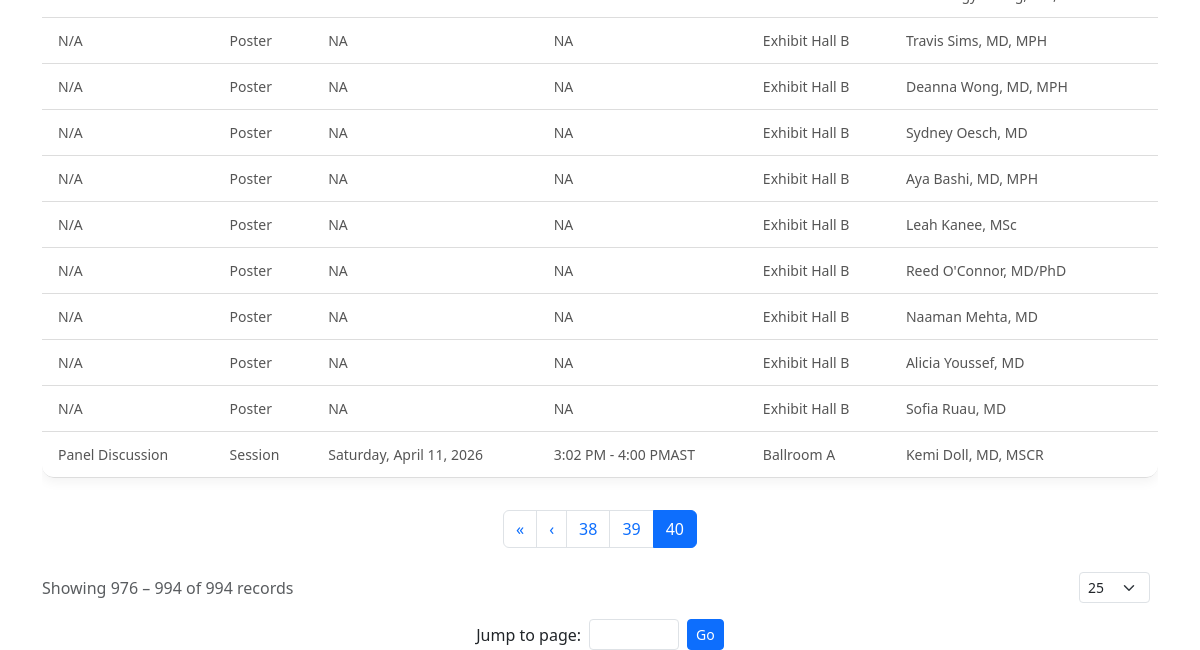
/records/?page=40&search=&type=&limit=25 (lower part), run on an earlier commit of the app's database.
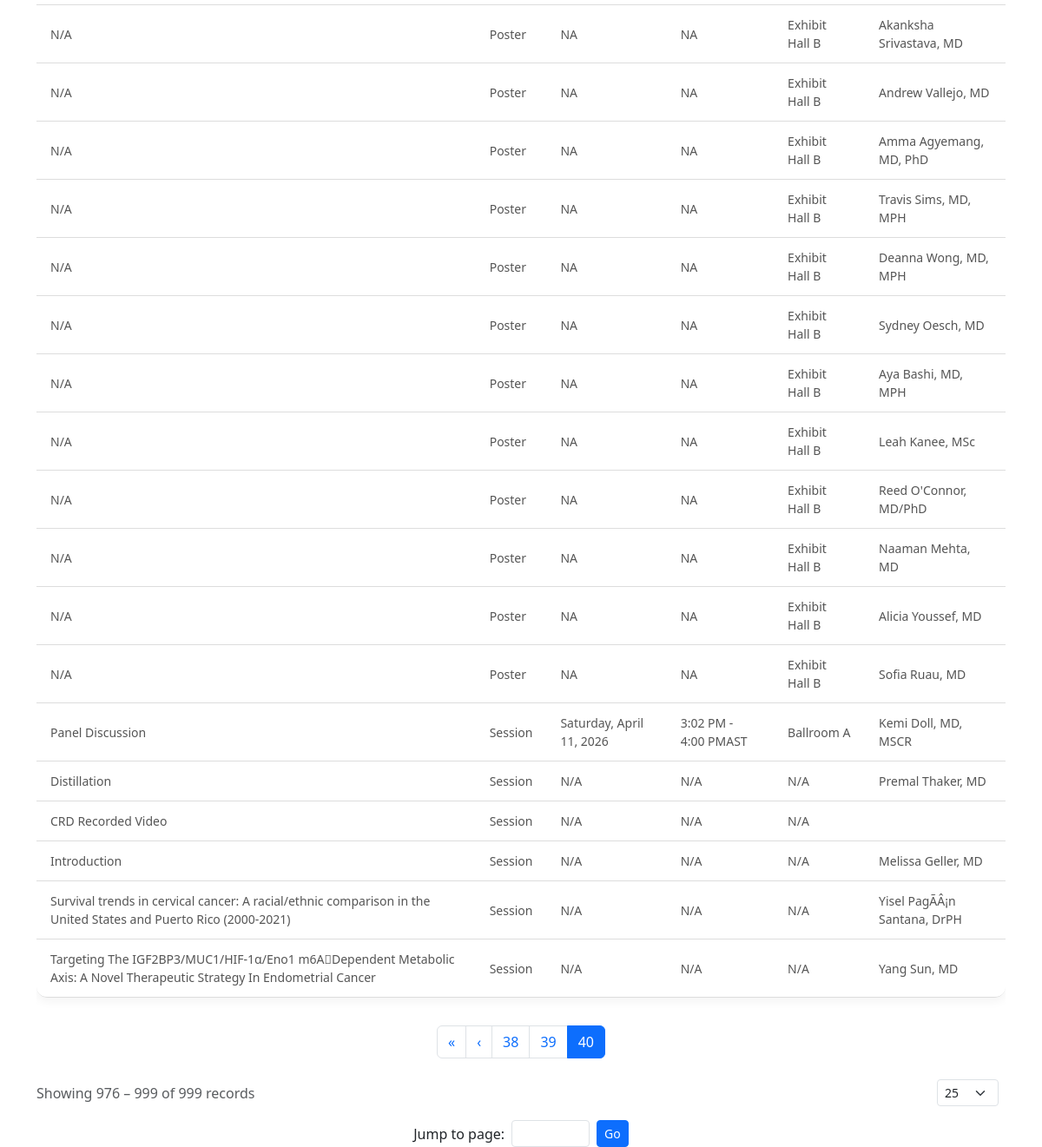
And on a later commit of the database.
### scraper/models.py (models this page shows, shortened)
class ConferenceItem(models.Model):
    SESSION_TYPES = [
        ('Session', 'Session'),
        ('Poster', 'Poster')
    ]
    session_title = models.CharField(max_length=500, default="N/A")
    session_type = models.CharField(max_length=50, choices=SESSION_TYPES)
    poster_title = models.TextField(blank=True, null=True)
    authors = models.TextField(blank=True, null=True)
    affiliations = models.TextField(blank=True, null=True)
    date = models.CharField(max_length=50, blank=True, null=True)
    time = models.CharField(max_length=50, blank=True, null=True)
    location = models.CharField(max_length=255, blank=True, null=True)
    session_category = models.CharField(max_length=255, blank=True, null=True)
    presentation_type = models.CharField(max_length=255, blank=True, null=True)
    description = models.TextField(blank=True, null=True)
    created_at = models.DateTimeField(auto_now_add=True)

### scraper/views.py (the view, shortened to what this page needs)
# urls.py: path("records/", views.records, name="records"),
def records(request):
    search_query = request.GET.get("search", "")
    type_filter = request.GET.get("type", "")
    limit = request.GET.get("limit", 25)
    data = ConferenceItem.objects.all()
    if type_filter:
        data = data.filter(session_type=type_filter)
    paginator = Paginator(data, limit)
    page_number = request.GET.get("page", 1)
    records = paginator.get_page(page_number)
    start_index = records.start_index()
    end_index = records.end_index()
    total_records = paginator.count
    context = {
        "records": records,
        "search_query": search_query,
        "type_filter": type_filter,
        "limit": int(limit),
        "start_index": start_index,
        "end_index": end_index,
        "total_records": total_records,
    }
    return render(request, "records.html", context)

### scraper/templates/records.html (shortened to what this page needs)
{% extends "base.html" %}
{% block content %}
<div class="table-responsive">
  <table class="table professional-table">
    <tbody>
      {% for record in records %}
      <tr>
        <td>
          {% if record.session_title %}
            {{ record.session_title }}
          {% else %}
            {{ record.poster_title }}
          {% endif %}
        </td>
        <td>{{ record.session_type }}</td>
        <td>{{ record.date }}</td>
        <td>{{ record.time }}</td>
        <td>{{ record.location }}</td>
        <td>{{ record.authors }}</td>
      </tr>
      {% empty %}
      <tr>
        <td colspan="6" class="text-center">No records found</td>
      </tr>
      {% endfor %}
    </tbody>
  </table>
</div>
<nav class="mt-3">
  <ul class="pagination justify-content-center flex-wrap">
    {% if records.has_previous %}
    <li class="page-item">
      <a class="page-link" href="?page=1&search={{search_query}}&type={{type_filter}}&limit={{limit}}">&laquo;</a>
    </li>
    <li class="page-item">
      <a class="page-link" href="?page={{records.previous_page_number}}&search={{search_query}}&type={{type_filter}}&limit={{limit}}">&lsaquo;</a>
    </li>
    {% endif %}
    {% for num in records.paginator.page_range %}
      {% if num >= records.number|add:-2 and num <= records.number|add:2 %}
      <li class="page-item {% if records.number == num %}active{% endif %}">
        <a class="page-link" href="?page={{num}}&search={{search_query}}&type={{type_filter}}&limit={{limit}}">
          {{num}}
        </a>
      </li>
      {% endif %}
    {% endfor %}
  </ul>
</nav>
<div class="d-flex justify-content-between align-items-center flex-wrap mt-4">
  <div id="recordsSummary" class="text-muted">
    Showing {{start_index}} – {{end_index}} of {{total_records}} records
  </div>
  <form method="get" class="d-flex align-items-center">
    <select name="limit" class="form-select form-select-sm me-2" onchange="this.form.submit()">
      <option value="25" {% if limit == 25 %}selected{% endif %}>25</option>
    </select>
  </form>
</div>
<div class="text-center mt-3">
  <form method="get" class="d-inline-flex align-items-center">
    <label class="me-2">Jump to page:</label>
    <input type="number"
      name="page"
      min="1"
      max="{{records.paginator.num_pages}}"
      class="form-control form-control-sm me-2"
      style="width:90px;">
    <button class="btn btn-sm btn-primary">Go</button>
  </form>
</div>
<link href="https://cdn.jsdelivr.net/npm/bootstrap-icons/font/bootstrap-icons.css" rel="stylesheet">
{% endblock %}

What changed in the data, as far as the page shows it:
now on this page (row unchanged): ConferenceItem: session_title "N/A", session_type "Poster", date "NA", time "NA", location "Exhibit Hall B", authors "Akanksha Srivastava, MD"
now on this page (row unchanged): ConferenceItem: session_title "N/A", session_type "Poster", date "NA", time "NA", location "Exhibit Hall B", authors "Andrew Vallejo, MD"
now on this page (row unchanged): ConferenceItem: session_title "N/A", session_type "Poster", date "NA", time "NA", location "Exhibit Hall B", authors "Amma Agyemang, MD, PhD"
added ConferenceItem: session_title "Distillation", session_type "Session", date "N/A", time "N/A", location "N/A", authors "Premal Thaker, MD"
added ConferenceItem: session_title "CRD Recorded Video", session_type "Session", date "N/A", time "N/A", location "N/A"
added ConferenceItem: session_title "Introduction", session_type "Session", date "N/A", time "N/A", location "N/A", authors "Melissa Geller, MD"
added ConferenceItem: session_title "Survival trends in cervical cancer: A racial/ethnic comparison in the United States and Puerto Rico (2000-2021)", session_type "Session", date "N/A", time "N/A", location "N/A", authors "Yisel PagÃÂ¡n Santana, DrPH"
added ConferenceItem: session_title "Targeting The IGF2BP3/MUC1/HIF-1α/Eno1 m6A\u0002Dependent Metabolic Axis: A Novel Therapeutic Strategy In Endometrial Cancer", session_type "Session", date "N/A", time "N/A", location "N/A", authors "Yang Sun, MD"
Also different on the page:
{{ end_index }}: "994" → "999"
{{ total_records }}: "994" → "999"
